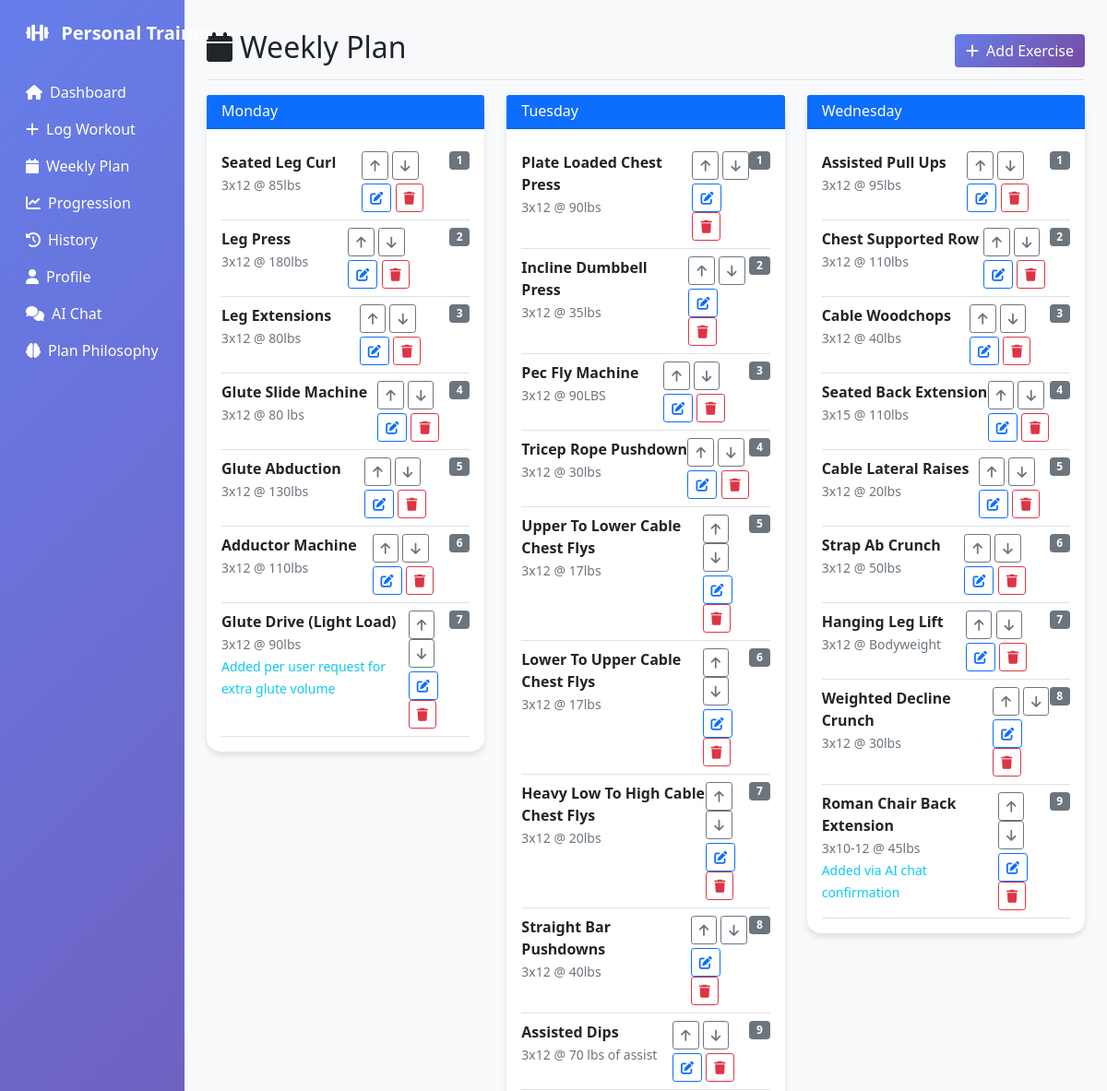
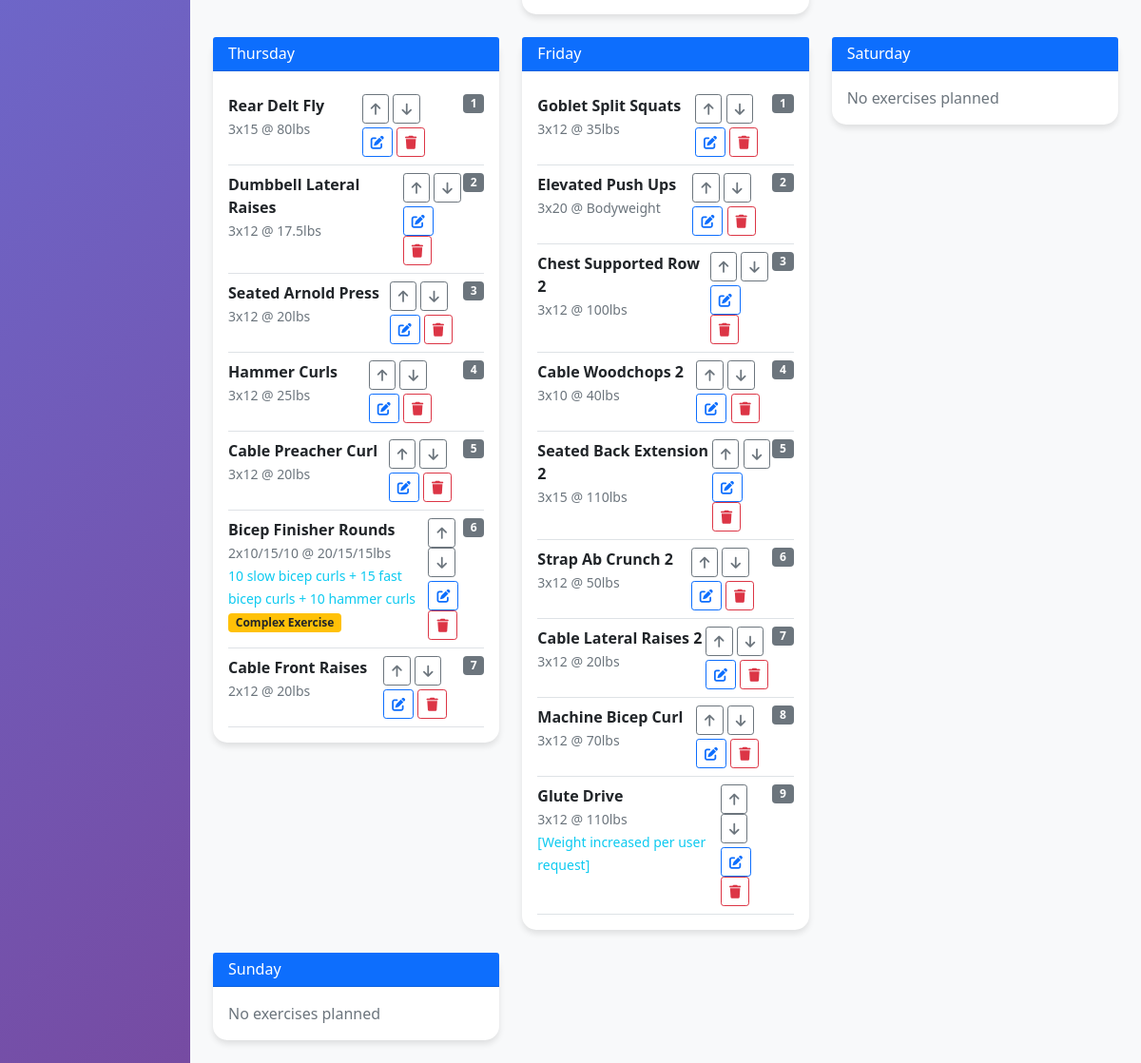
The page /weekly_plan on the database its author committed (2 pictures, top to bottom).
### tables this page shows
CREATE TABLE weekly_plan (
    id INTEGER PRIMARY KEY AUTOINCREMENT,
    day_of_week TEXT,
    exercise_name TEXT,
    target_sets INTEGER,
    target_reps TEXT,
    target_weight TEXT,
    exercise_order INTEGER,
    notes TEXT,
    created_date TEXT,
    updated_date TEXT
, order_index INTEGER DEFAULT 1, exercise_type TEXT DEFAULT "working_set", progression_rate TEXT DEFAULT "normal", created_by TEXT DEFAULT "user", newly_added BOOLEAN DEFAULT FALSE, date_added TEXT, progression_notes TEXT);

### app.py (the view)
@app.route('/weekly_plan')
def weekly_plan():
    conn = get_db_connection()
    cursor = conn.cursor()
    columns = []
    try:
        cursor.execute("PRAGMA table_info(weekly_plan)")
        columns = [col[1] for col in cursor.fetchall()]
    except sqlite3.OperationalError as e:
        print(f"Error getting table info for weekly_plan: {e}")
    plan_data = []
    try:
        if 'target_sets' in columns:
            cursor.execute('SELECT id, day_of_week, exercise_name, target_sets, target_reps, target_weight, exercise_order, COALESCE(notes, ""), COALESCE(newly_added, 0), COALESCE(progression_notes, "") FROM weekly_plan ORDER BY day_of_week, exercise_order')
        else:
            cursor.execute('SELECT id, day_of_week, exercise_name, sets, reps, weight, order_index, COALESCE(notes, ""), 0, "" FROM weekly_plan ORDER BY day_of_week, order_index')
        plan_data = cursor.fetchall()
    except sqlite3.OperationalError as e:
        print(f"Error fetching weekly plan data: {e}")
    conn.close()
    plan_by_day = {}
    for row in plan_data:
        id, day, exercise, sets, reps, weight, order, notes, newly_added, progression_notes = row
        if day not in plan_by_day:
            plan_by_day[day] = []
        plan_by_day[day].append({
            'id': id,
            'exercise': exercise,
            'sets': sets,
            'reps': reps,
            'weight': weight,
            'order': order,
            'notes': notes or "",
            'newly_added': bool(newly_added),
            'progression_notes': progression_notes or ""
        })
    return render_template('weekly_plan.html', plan_by_day=plan_by_day)

### app.py (called while the page is built)
def get_db_connection():
    conn = sqlite3.connect('workout_logs.db', timeout=60.0, check_same_thread=False)
    conn.execute('PRAGMA journal_mode=WAL')  # Enable WAL mode for better concurrency
    conn.execute('PRAGMA busy_timeout=30000')  # 30 second busy timeout
    conn.execute('PRAGMA synchronous=NORMAL')  # Better performance while still safe
    return conn

### templates/weekly_plan.html (shortened to what this page needs)
{% extends "base.html" %}
{% block content %}
<div class="d-flex justify-content-between flex-wrap flex-md-nowrap align-items-center pt-3 pb-2 mb-3 border-bottom">
    <h1 class="h2"><i class="fas fa-calendar me-2"></i>Weekly Plan</h1>
    <button class="btn btn-primary" data-bs-toggle="modal" data-bs-target="#addExerciseModal">
        <i class="fas fa-plus me-2"></i>Add Exercise
    </button>
</div>
<div class="row">
    {% set days = ['monday', 'tuesday', 'wednesday', 'thursday', 'friday', 'saturday', 'sunday'] %}
    {% for day in days %}
        <div class="col-md-6 col-lg-4 mb-4">
            <div class="card">
                <div class="card-header bg-primary text-white">
                    <h6 class="mb-0">{{ day.title() }}</h6>
                </div>
                <div class="card-body">
                    {% if day in plan_by_day %}
                        {% for exercise in plan_by_day[day] %}
                            <div class="border-bottom py-2">
                                <div class="d-flex justify-content-between align-items-start">
                                    <div>
                                        <strong>
                                            {{ exercise.exercise.title() }}
                                        </strong><br>
                                        <small class="text-muted">{{ exercise.sets }}x{{ exercise.reps }} @ {{ exercise.weight }}</small>
                                        {% if exercise.notes %}
                                            <br><small class="text-info">{{ exercise.notes }}</small>
                                        {% endif %}
                                        {% if 'burnout' in exercise.exercise.lower() or 'rounds' in exercise.exercise.lower() %}
                                            <br><small class="badge bg-warning text-dark">Complex Exercise</small>
                                        {% endif %}
                                    </div>
                                    <div class="d-flex flex-column gap-1">
                                        <div>
                                            <button class="btn btn-sm btn-outline-secondary" onclick="moveExercise('{{ day }}', '{{ exercise.exercise }}', 'up')">
                                                <i class="fas fa-arrow-up"></i>
                                            </button>
                                            <button class="btn btn-sm btn-outline-secondary" onclick="moveExercise('{{ day }}', '{{ exercise.exercise }}', 'down')">
                                                <i class="fas fa-arrow-down"></i>
                                            </button>
                                        </div>
                                        <div>
                                            <button class="btn btn-sm btn-outline-primary edit-btn"
                                                    data-id="{{ exercise.id }}"
                                                    data-day="{{ day }}"
                                                    data-exercise="{{ exercise.exercise }}"
                                                    data-sets="{{ exercise.sets }}"
                                                    data-reps="{{ exercise.reps }}"
                                                    data-weight="{{ exercise.weight }}"
                                                    data-notes="{{ exercise.notes }}"
                                                    data-progression-notes="{{ exercise.progression_notes or '' }}">
                                                <i class="fas fa-edit"></i>
                                            </button>
                                            <button class="btn btn-sm btn-outline-danger" onclick="deleteExercise('{{ day }}', '{{ exercise.exercise }}')">
                                                <i class="fas fa-trash"></i>
                                            </button>
                                        </div>
                                    </div>
                                    <span class="badge bg-secondary">{{ exercise.order }}</span>
                                </div>
                            </div>
                        {% endfor %}
                    {% else %}
                        <p class="text-muted mb-0">No exercises planned</p>
                    {% endif %}
                </div>
            </div>
        </div>
    {% endfor %}
</div>
{% endblock %}

### templates/base.html (shortened to what this page needs)
<!DOCTYPE html>
<html lang="en">
<head>
    <link href="https://cdn.jsdelivr.net/npm/bootstrap@5.1.3/dist/css/bootstrap.min.css" rel="stylesheet">
    <link href="https://cdnjs.cloudflare.com/ajax/libs/font-awesome/6.0.0/css/all.min.css" rel="stylesheet">
</head>
<body>
    <div class="container-fluid">
        <div class="row">
            <nav class="col-md-3 col-lg-2 d-md-block sidebar collapse" id="mobileSidebar">
                <div class="position-sticky pt-3">
                    <div class="navbar-brand px-3 mb-4">
                        <i class="fas fa-dumbbell me-2"></i>
                        Personal Trainer
                    </div>
                    <ul class="nav flex-column">
                        <li class="nav-item">
                            <a class="nav-link text-white" href="{{ url_for('dashboard') }}">
                                <i class="fas fa-home me-2"></i>Dashboard
                            </a>
                        </li>
                        <li class="nav-item">
                            <a class="nav-link text-white" href="{{ url_for('log_workout') }}">
                                <i class="fas fa-plus me-2"></i>Log Workout
                            </a>
                        </li>
                        <li class="nav-item">
                            <a class="nav-link text-white" href="{{ url_for('weekly_plan') }}">
                                <i class="fas fa-calendar me-2"></i>Weekly Plan
                            </a>
                        </li>
                        <li class="nav-item">
                            <a class="nav-link text-white" href="{{ url_for('progression') }}">
                                <i class="fas fa-chart-line me-2"></i>Progression
                            </a>
                        </li>
                        <li class="nav-item">
                            <a class="nav-link text-white" href="{{ url_for('history') }}">
                                <i class="fas fa-history me-2"></i>History
                            </a>
                        </li>
                        <li class="nav-item">
                            <a class="nav-link text-white" href="{{ url_for('profile') }}">
                                <i class="fas fa-user me-2"></i>Profile
                            </a>
                        </li>
                        <li class="nav-item">
                            <a class="nav-link text-white" href="{{ url_for('chat') }}">
                                <i class="fas fa-comments me-2"></i>AI Chat
                            </a>
                        </li>
                        <li class="nav-item">
                            <a class="nav-link text-white" href="{{ url_for('analyze_plan') }}">
                                <i class="fas fa-brain me-2"></i>Plan Philosophy
                            </a>
                        </li>
                    </ul>
                </div>
            </nav>
            <main class="col-md-9 ms-sm-auto col-lg-10 px-md-4 main-content">
                <div class="pt-3">
                    {% block content %}{% endblock %}
                </div>
            </main>
        </div>
    </div>
</body>
</html>

### templates/base.html (style rules this page uses)
.sidebar { min-height: 100vh; background: linear-gradient(135deg, #667eea 0%, #764ba2 100%); }
.main-content { background-color: #f8f9fa; min-height: 100vh; }
.card { border: none; border-radius: 15px; box-shadow: 0 4px 6px rgba(0, 0, 0, 0.1); }
.btn-primary { background: linear-gradient(135deg, #667eea 0%, #764ba2 100%); border: none; }
.navbar-brand { font-weight: bold; color: white !important; }

### rows shown on the page
weekly_plan: exercise "Seated Leg Curl", sets "3", reps "12", weight "85lbs", order "1"
weekly_plan: exercise "Leg Press", sets "3", reps "12", weight "180lbs", order "2"
weekly_plan: exercise "Leg Extensions", sets "3", reps "12", weight "80lbs", order "3"
weekly_plan: exercise "Glute Slide Machine", sets "3", reps "12", weight "80 lbs", order "4"
weekly_plan: exercise "Glute Abduction", sets "3", reps "12", weight "130lbs", order "5"
weekly_plan: exercise "Adductor Machine", sets "3", reps "12", weight "110lbs", order "6"
weekly_plan: exercise "Glute Drive (Light Load)", sets "3", reps "12", weight "90lbs", notes "Added per user request for extra glute volume", order "7"
weekly_plan: exercise "Plate Loaded Chest Press", sets "3", reps "12", weight "90lbs", order "1"
weekly_plan: exercise "Incline Dumbbell Press", sets "3", reps "12", weight "35lbs", order "2"
weekly_plan: exercise "Pec Fly Machine", sets "3", reps "12", weight "90LBS", order "3"
weekly_plan: exercise "Tricep Rope Pushdown", sets "3", reps "12", weight "30lbs", order "4"
weekly_plan: exercise "Upper To Lower Cable Chest Flys", sets "3", reps "12", weight "17lbs", order "5"
weekly_plan: exercise "Lower To Upper Cable Chest Flys", sets "3", reps "12", weight "17lbs", order "6"
weekly_plan: exercise "Heavy Low To High Cable Chest Flys", sets "3", reps "12", weight "20lbs", order "7"
weekly_plan: exercise "Straight Bar Pushdowns", sets "3", reps "12", weight "40lbs", order "8"
weekly_plan: exercise "Assisted Dips", sets "3", reps "12", weight "70 lbs of assist", order "9"
weekly_plan: exercise "Assisted Pull Ups", sets "3", reps "12", weight "95lbs", order "1"
weekly_plan: exercise "Chest Supported Row", sets "3", reps "12", weight "110lbs", order "2"
weekly_plan: exercise "Cable Woodchops", sets "3", reps "12", weight "40lbs", order "3"
weekly_plan: exercise "Seated Back Extension", sets "3", reps "15", weight "110lbs", order "4"
weekly_plan: exercise "Cable Lateral Raises", sets "3", reps "12", weight "20lbs", order "5"
weekly_plan: exercise "Strap Ab Crunch", sets "3", reps "12", weight "50lbs", order "6"
weekly_plan: exercise "Hanging Leg Lift", sets "3", reps "12", weight "Bodyweight", order "7"
weekly_plan: exercise "Weighted Decline Crunch", sets "3", reps "12", weight "30lbs", order "8"
weekly_plan: exercise "Roman Chair Back Extension", sets "3", reps "10-12", weight "45lbs", notes "Added via AI chat confirmation", order "9"
weekly_plan: exercise "Rear Delt Fly", sets "3", reps "15", weight "80lbs", order "1"
weekly_plan: exercise "Dumbbell Lateral Raises", sets "3", reps "12", weight "17.5lbs", order "2"
weekly_plan: exercise "Seated Arnold Press", sets "3", reps "12", weight "20lbs", order "3"
weekly_plan: exercise "Hammer Curls", sets "3", reps "12", weight "25lbs", order "4"
weekly_plan: exercise "Cable Preacher Curl", sets "3", reps "12", weight "20lbs", order "5"
weekly_plan: exercise "Bicep Finisher Rounds", sets "2", reps "10/15/10", weight "20/15/15lbs", notes "10 slow bicep curls + 15 fast bicep curls + 10 hammer curls", shows "Complex Exercise", order "6"
weekly_plan: exercise "Cable Front Raises", sets "2", reps "12", weight "20lbs", order "7"
weekly_plan: exercise "Goblet Split Squats", sets "3", reps "12", weight "35lbs", order "1"
weekly_plan: exercise "Elevated Push Ups", sets "3", reps "20", weight "Bodyweight", order "2"
weekly_plan: exercise "Chest Supported Row 2", sets "3", reps "12", weight "100lbs", order "3"
weekly_plan: exercise "Cable Woodchops 2", sets "3", reps "10", weight "40lbs", order "4"
weekly_plan: exercise "Seated Back Extension 2", sets "3", reps "15", weight "110lbs", order "5"
weekly_plan: exercise "Strap Ab Crunch 2", sets "3", reps "12", weight "50lbs", order "6"
weekly_plan: exercise "Cable Lateral Raises 2", sets "3", reps "12", weight "20lbs", order "7"
weekly_plan: exercise "Machine Bicep Curl", sets "3", reps "12", weight "70lbs", order "8"
weekly_plan: exercise "Glute Drive", sets "3", reps "12", weight "110lbs", notes "[Weight increased per user request]", order "9"

### other values the page prints
{{ day.title() }} "Monday" "Tuesday" "Wednesday" "Thursday" "Friday" "Saturday" "Sunday"
